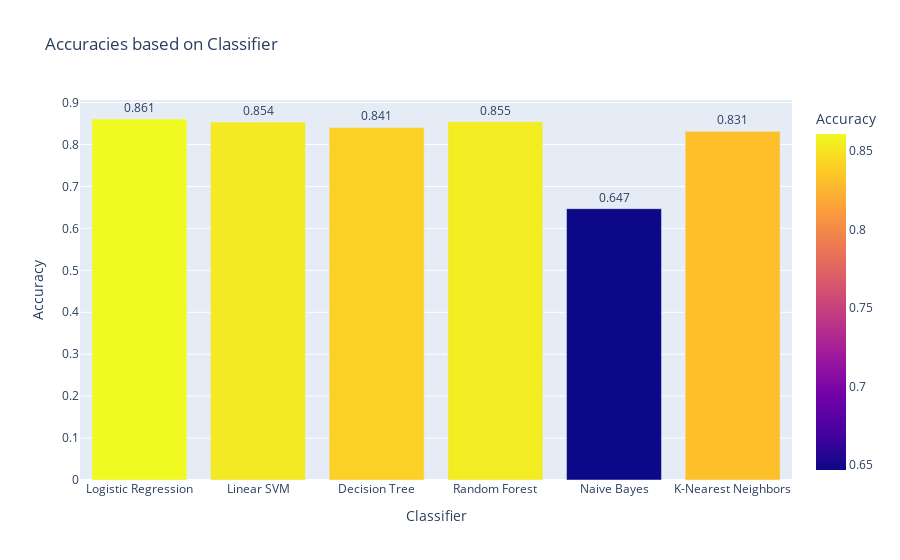

This figure's notebook cell:
### Code cell
import plotly.express as px
import plotly.io as pl

# Creating the bar plot using Plotly Express
fig = px.bar(acc_df, x='Classifier', y='Accuracy', 
             color = 'Accuracy',
             labels={'Classifier': 'Classifier', 'Accuracy': 'Accuracy'},
             text= 'Accuracy',
             title='Accuracies based on Classifier')
fig.update_traces(texttemplate='%{text:.3f}', textposition='outside')  # Format accuracy to 3 decimal places

fig.show()

### Figure 1 — Plotly figure (JSON) as saved in the notebook; plotly's stock layout.template omitted (floating-point values rounded to 4 significant figures)
{"data": [{"alignmentgroup": "True", "hovertemplate": "Classifier=%{x}<br>Accuracy=%{marker.color}<extra></extra>", "legendgroup": "", "marker": {"color": [0.8609, 0.8535, 0.8409, 0.8546, 0.647, 0.8314], "coloraxis": "coloraxis", "pattern": {"shape": ""}}, "name": "", "offsetgroup": "", "orientation": "v", "showlegend": false, "text": [0.8609, 0.8535, 0.8409, 0.8546, 0.647, 0.8314], "textposition": "outside", "texttemplate": "%{text:.3f}", "type": "bar", "x": ["Logistic Regression", "Linear SVM", "Decision Tree", "Random Forest", "Naive Bayes", "K-Nearest Neighbors"], "xaxis": "x", "y": [0.8609, 0.8535, 0.8409, 0.8546, 0.647, 0.8314], "yaxis": "y"}], "layout": {"barmode": "relative", "coloraxis": {"colorbar": {"title": {"text": "Accuracy"}}, "colorscale": [[0, "#0d0887"], [0.1111, "#46039f"], [0.2222, "#7201a8"], [0.3333, "#9c179e"], [0.4444, "#bd3786"], [0.5556, "#d8576b"], [0.6667, "#ed7953"], [0.7778, "#fb9f3a"], [0.8889, "#fdca26"], [1, "#f0f921"]]}, "legend": {"tracegroupgap": 0}, "title": {"text": "Accuracies based on Classifier"}, "xaxis": {"anchor": "y", "domain": [0, 1], "title": {"text": "Classifier"}}, "yaxis": {"anchor": "x", "domain": [0, 1], "title": {"text": "Accuracy"}}}}
